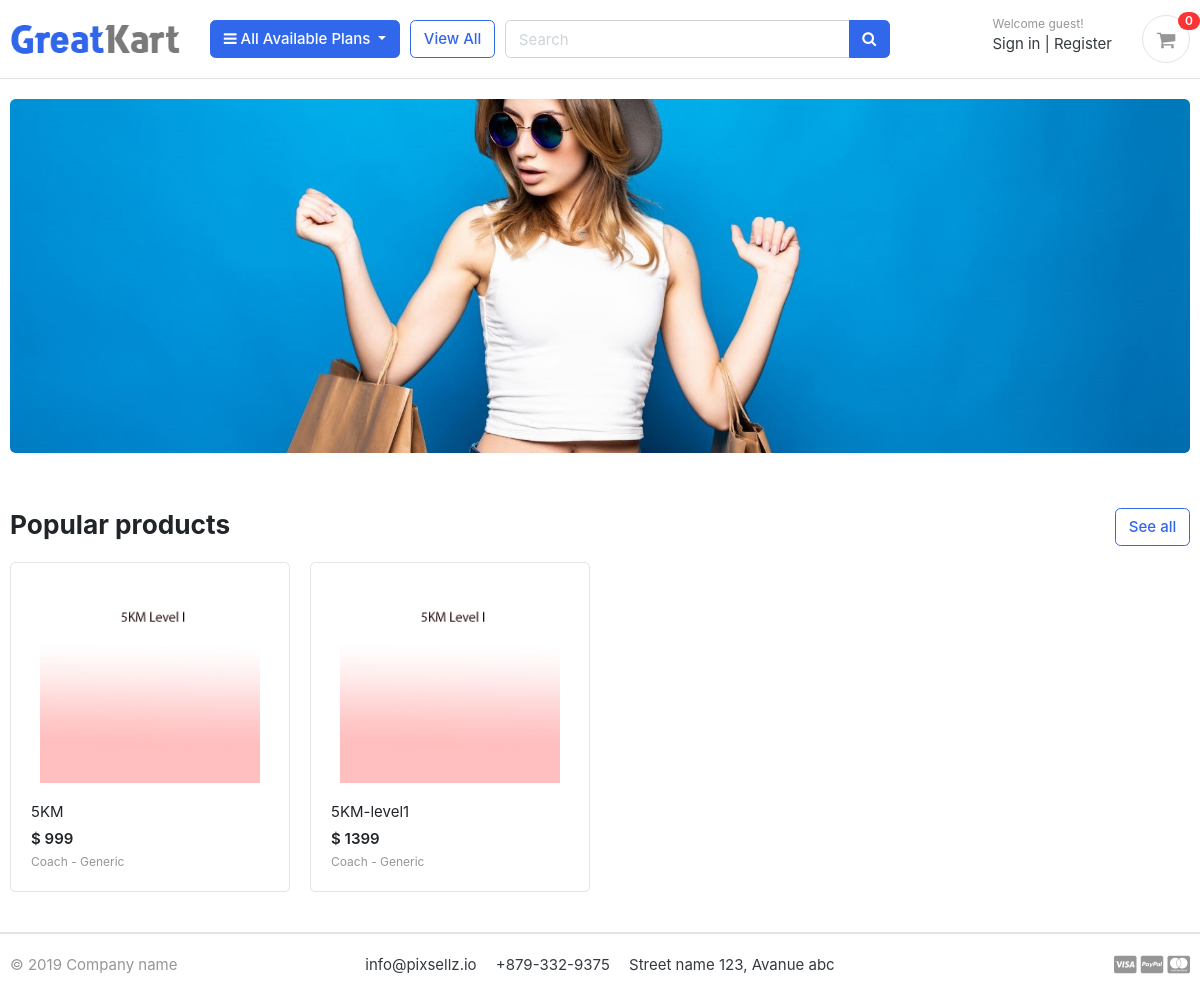
Before: / with the older database file.
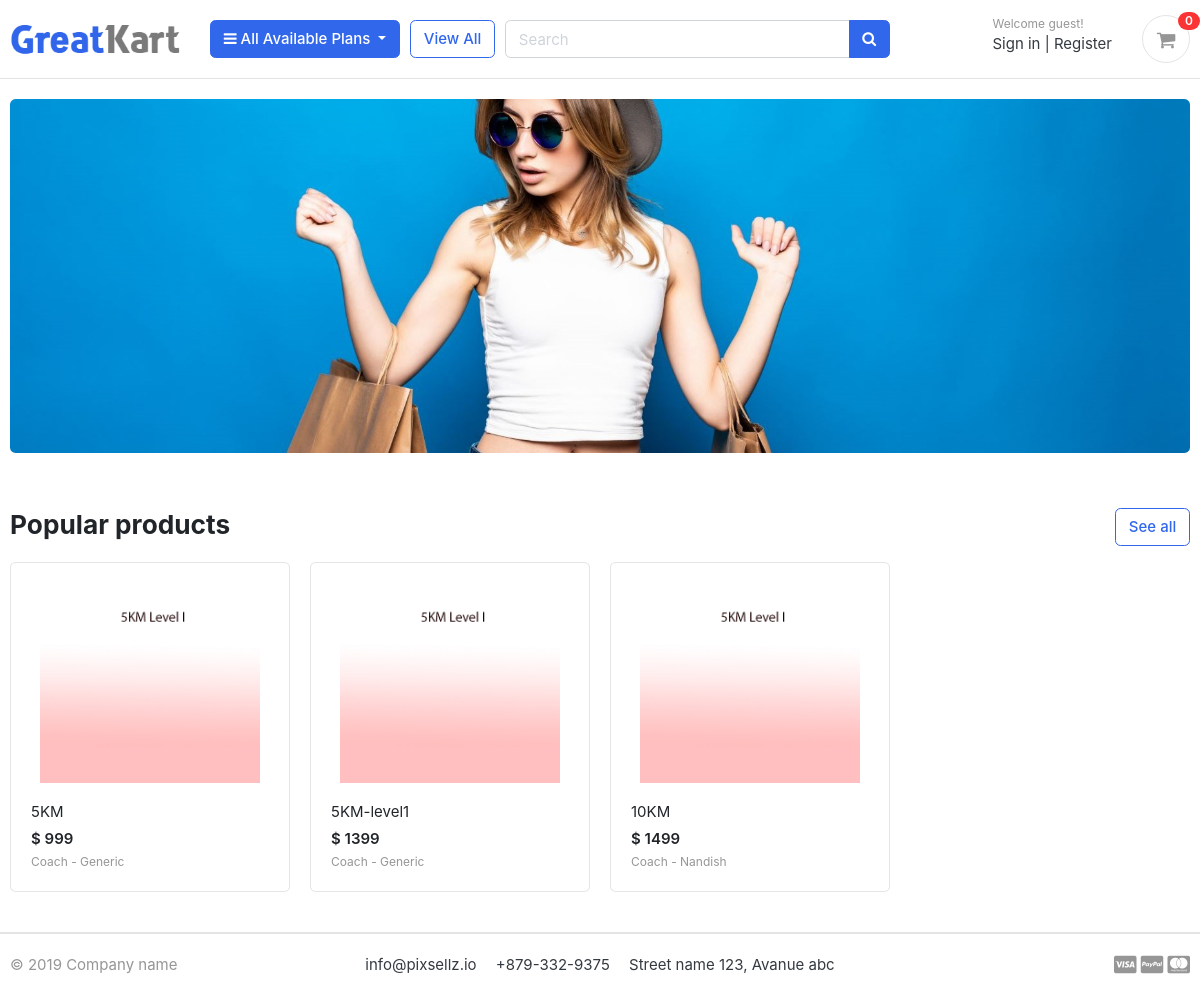
After: the same page with the newer database file.
### store/models.py (models this page shows, shortened)
class Product(models.Model):
    product_name    = models.CharField(max_length=200, unique=True)
    slug            = models.SlugField(max_length=200, unique=True)
    description     = models.TextField(max_length=500, blank=True)
    price           = models.IntegerField()
    images          = models.ImageField(upload_to='photos/products')
    coach           = models.CharField(max_length=500, blank=True, default='Generic')
    is_available    = models.BooleanField(default=True)
    category        = models.ForeignKey(Category, on_delete=models.CASCADE)
    created_date    = models.DateTimeField(auto_now_add=True)
    modified_date   = models.DateTimeField(auto_now=True)
    level           = models.CharField(max_length=255,choices=[('1','Level 1'),('2','Level II'),('3','Level III')],default="1")
    def get_url(self):
        return reverse('product_detail', args=[self.category.slug, self.slug])

### greatkart/views.py (the view)
# urls.py: 2. Add a URL to urlpatterns:  path('', views.home, name='home')
def home(request):
    products = Product.objects.all().filter(is_available=True).order_by('created_date')
    context = {
        'products': products,
    }
    return render(request, 'home.html', context)

### carts/context_processors.py (called while the page is built)
def counter(request):
    cart_count = 0
    if 'admin' in request.path:
        return {}
    else:
        try:
            cart = Cart.objects.filter(cart_id=_cart_id(request))
            if request.user.is_authenticated:
                cart_items = CartItem.objects.all().filter(user=request.user)
            else:
                cart_items = CartItem.objects.all().filter(cart=cart[:1])
            for cart_item in cart_items:
                cart_count += cart_item.quantity
        except Cart.DoesNotExist:
            cart_count = 0
    return dict(cart_count=cart_count)

### carts/views.py (called while the page is built)
def _cart_id(request):
    cart = request.session.session_key
    if not cart:
        cart = request.session.create()
    return cart

### category/context_processors.py (called while the page is built)
def menu_links(request):
    links = Category.objects.all()
    return dict(links=links)

### category/models.py (called while the page is built)
    def get_url(self):
            return reverse('products_by_category', args=[self.slug])

### templates/home.html
{% extends 'base.html' %}
{% load static %}
{% block content %}
<section class="section-intro padding-y-sm">
<div class="container">
<div class="intro-banner-wrap">
	<img src="{% static 'images/banners/cover.jpg' %}" class="img-fluid rounded">
</div>
</div>
</section>
<section class="section-name padding-y-sm">
<div class="container">
<header class="section-heading">
	<a href="{% url 'store' %}" class="btn btn-outline-primary float-right">See all</a>
	<h3 class="section-title">Popular products</h3>
</header>
<div class="row">
	{% for product in products %}
	<div class="col-md-3">
		<div class="card card-product-grid">
			<a href="{{ product.get_url }}" class="img-wrap"> <img src="{{ product.images.url }}"> </a>
			<figcaption class="info-wrap">
				<a href="{{ product.get_url }}" class="title">{{ product.product_name }}</a>
				<div class="price mt-1">$ {{ product.price }}</div>
				<small class="title text-muted">Coach - {{ product.coach }}</small>
			</figcaption>
		</div>
	</div>
	{% endfor %}
</div>
</div>
</section>
</body>
</html>
{% endblock %}

### templates/base.html (shortened to what this page needs)
{% load static %}
<!DOCTYPE HTML>
<html lang="en">
<head>
<link href="{% static 'css/bootstrap.css' %}" rel="stylesheet" type="text/css"/>
<link href="{% static 'fonts/fontawesome/css/all.min.css' %}" type="text/css" rel="stylesheet">
<link href="{% static 'css/ui.css' %}" rel="stylesheet" type="text/css"/>
<link href="{% static 'css/responsive.css' %}" rel="stylesheet" media="only screen and (max-width: 1200px)" />
<link href="{% static 'css/custom.css' %}" rel="stylesheet" type="text/css"/>
<link rel="stylesheet" href="https://cdnjs.cloudflare.com/ajax/libs/font-awesome/4.7.0/css/font-awesome.min.css">
</head>
<body>
  {% include 'includes/navbar.html' %}
  {% block content %}{% endblock %}
{% include 'includes/footer.html' %}

### templates/includes/navbar.html (shortened to what this page needs)
{% load static %}
<header class="section-header">
<section class="header-main border-bottom">
  <div class="container">
<div class="row align-items-center">
  <div class="col-lg-2 col-md-3 col-6">
    <a href="{% url 'home' %}" class="brand-wrap">
      <img class="logo" src="{% static './images/logo.png' %}">
    </a>
  </div>
  <div class="col-lg col-sm col-md col-6 flex-grow-0">
    <div class="category-wrap dropdown d-inline-block float-right">
      <button type="button" class="btn btn-primary dropdown-toggle" data-toggle="dropdown">
        <i class="fa fa-bars"></i> All Available Plans
      </button>
    </div>
  </div>
  <a href="{% url 'store' %}" class="btn btn-outline-primary">View All</a>
  <div class="col-lg  col-md-6 col-sm-12 col">
    <form action="{% url 'search' %}" class="search" method='GET'>
      <div class="input-group w-100">
          <input type="text" class="form-control" style="width:60%;" placeholder="Search" name="keyword" required>
          <div class="input-group-append">
            <button class="btn btn-primary" type="submit">
              <i class="fa fa-search"></i>
            </button>
          </div>
        </div>
    </form>
  </div>
  <div class="col-lg-3 col-sm-6 col-8 order-2 order-lg-3">
        <div class="d-flex justify-content-end mb-3 mb-lg-0">
          {% if user.id is None %}
          <div class="widget-header">
            <small class="title text-muted">Welcome guest!</small>
            <div>
              <a href="{% url 'login' %}">Sign in</a> <span class="dark-transp"> | </span>
              <a href="{% url 'register' %}"> Register</a>
            </div>
          </div>
          {% endif %}
          <a href="{% url 'cart' %}" class="widget-header pl-3 ml-3">
            <div class="icon icon-sm rounded-circle border"><i class="fa fa-shopping-cart"></i></div>
            <span class="badge badge-pill badge-danger notify">{{cart_count}}</span>
          </a>
        </div>
      </div>
</div>
  </div>
</section>
</header>

### templates/includes/footer.html (shortened to what this page needs)
<footer class="section-footer border-top">
	<div class="container">
		<section class="footer-bottom border-top row">
			<div class="col-md-2">
				<p class="text-muted"> &copy 2019 Company name </p>
			</div>
			<div class="col-md-8 text-md-center">
				<span  class="px-2">info@pixsellz.io</span>
				<span  class="px-2">+879-332-9375</span>
				<span  class="px-2">Street name 123, Avanue abc</span>
			</div>
			<div class="col-md-2 text-md-right text-muted">
				<i class="fab fa-lg fa-cc-visa"></i>
				<i class="fab fa-lg fa-cc-paypal"></i>
				<i class="fab fa-lg fa-cc-mastercard"></i>
			</div>
		</section>
	</div>
</footer>
</body>
</html>

### static/css/ui.css (style rules this page uses)
html { font-family: "Inter", sans-serif; font-size: 15px; }
.img-wrap { text-align: center; display: block; }
.img-wrap img { max-width: 100%; }
.icon-xs, .icon-sm, .icon-md, .icon-lg { display: inline-block; text-align: center; flex-shrink: 0; flex-grow: 0; }
.icon-sm { width: 48px; height: 48px; line-height: 48px !important; font-size: 20px; }
.padding-y-sm { padding-top: 20px; padding-bottom: 20px; }
.section-heading { margin-bottom: 20px; margin-top: 15px; }
.section-title { color: #212529; }
p:last-child { margin-bottom: 0; }
.header-main { position: relative; padding-top: 1rem; padding-bottom: 1rem; }
.brand-wrap .logo, .navbar-brand .logo { margin-right: 7px; max-height: 42px; display: inline-block; }
.widget-header { display: inline-block; vertical-align: middle; position: relative; }
.widget-header a { color: #343a40; }
.widget-header i { color: #969696; }
.widget-header .title { display: block; }
.widget-header .notify { position: absolute; top: -3px; right: -10px; }
.footer-bottom { padding-top: 20px; padding-bottom: 20px; }
[class*=card-product] a.title { color: #212529; display: block; }
[class*=card-product] .img-wrap { overflow: hidden; position: relative; }
[class*=card-product] .img-wrap img { height: 100%; max-width: 100%; width: auto; display: inline-block; -o-object-fit: cover; object-fit: cover; }
.card-product-grid { margin-bottom: 20px; }
.card-product-grid .img-wrap { border-radius: 0.2rem 0.2rem 0 0; height: 220px; }
.card-product-grid .info-wrap { overflow: hidden; padding: 18px 20px; }
.card .img-wrap { overflow: hidden; }
.notify { position: absolute; top: -4px; right: -10px; display: inline-block; padding: 0.25em 0.6em; font-size: 12px; line-height: 1; text-align: center; border-radius: 3rem; color: #fff; background-color: #fa3434; }
.price { font-weight: 600; color: #212529; }

Changed rows visible on the page:
added Product: images (picture), product_name "10KM", price "1499", coach "Nandish"
